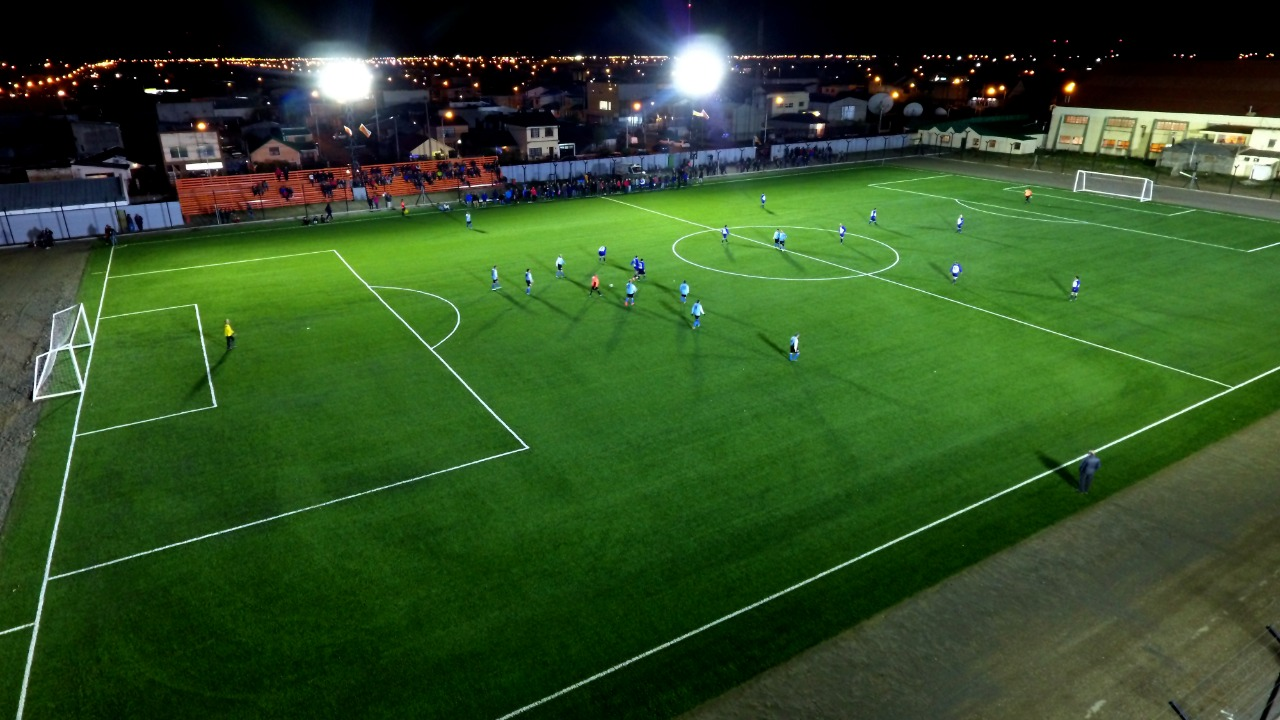
#> input picture TP8/cancha2.jpg, 1280 x 720 px
$ python Practico_8.py
#> lines starting #> are read from the running program, lines starting #| are printed output that depends on the picture
import cv2
import numpy as np

mode = False
drawing = False # true if mouse is pressed
ix, iy = -1, -1 # Puntos iniciales de x e y
dx, dy = 0, 0 # Diferencia entre punto inicial y final en x e y
img = cv2.imread('cancha2.jpg', 0)
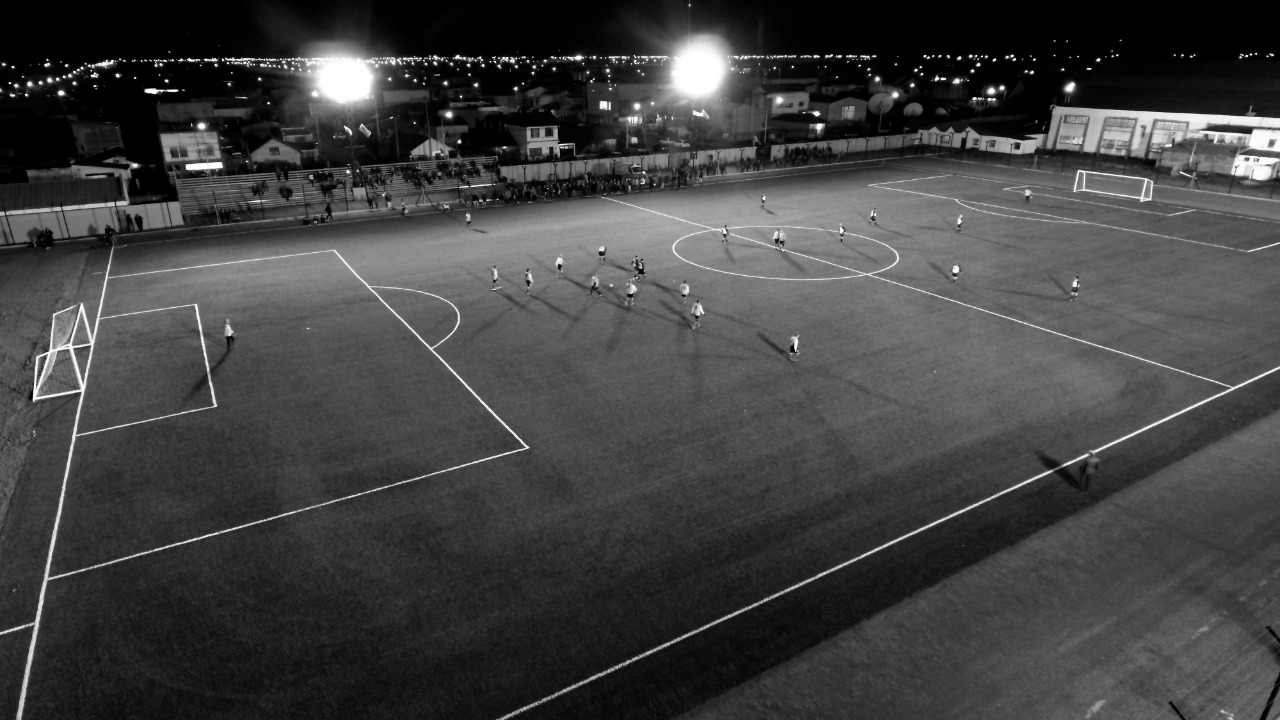
#> img: shape (720, 1280); min 0, max 255, mean 65.1
alto, ancho = img.shape[:2]
#> alto = 720; ancho = 1280
Puntos = np.float32([[0, 0], [0, 0], [0, 0], [0, 0]])
contador = 0
orden_affin = False
orden_homografia = False


# [75 lines left out: functions draw, euclidean, affine, homografia, not called in this run]

img = cv2.imread('cancha2.jpg', 0)
cv2.namedWindow('image')
cv2.setMouseCallback('image', draw)

while (1):
    cv2.imshow('image', img)
    k = cv2.waitKey(1) & 0xFF
#> (key e is pressed here)

    if ((k == ord('g')) & ((dy | dx) != 0)): # Si se aprieta g y la diferencia en x o en y es distinta de cero
                                             # para evitar se apriete g y no se haya seleccionado
                                             # una porcion de la imagen todavía, esto daría error ya que
                                             # tendriamos una matriz sin ningun elemento
        img2 = np.zeros((dy, dx), np.uint8)
        for i in range(0, dy):
            for j in range(0, dx):
                img2 [i][j] = img [iy+i][ix+j]
        cv2.imwrite('imagenrecortada.png', img2)
        break

    elif k == ord('r'):
        img = cv2.imread('cancha2.jpg',0)
        dx = 0
        dy = 0

    elif ((k == ord('e')) & ((dy | dx) != 0)):
        img2 = np.zeros((dy, dx), np.uint8)
        for i in range(0, dy):
            for j in range(0, dx):
                img2 [i][j] = img [iy+i][ix+j]

        angulo = int(input('Ingrese el ángulo: '))
        traslacionx = int(input('Ingrese la traslacion en x: '))
        traslaciony = int(input('Ingrese la traslacion en y: '))
        tranf = euclidean(img2, angulo, traslacionx, traslaciony)
        cv2.imwrite('imageneuclideada.png', tranf)
        break

    elif ((k == ord('s')) & ((dy | dx) != 0)):
        img2 = np.zeros((dy, dx), np.uint8)
        for i in range(0, dy):
            for j in range(0, dx):
                img2 [i][j] = img [iy+i][ix+j]

        angulo = int(input('Ingrese el ángulo: '))
        traslacionx = int(input('Ingrese la traslacion en x: '))
        traslaciony = int(input('Ingrese la traslacion en y: '))
        s = float(input('Ingrese el escalado de la imagen: '))
        tranf = euclidean(img2, angulo, traslacionx, traslaciony, scale = s)
        cv2.imwrite('imagensimil.png', tranf)
        break

    elif k == ord('a'):

        mode = True
        orden_affin = True
        Puntos = np.float32([[0, 0], [0, 0], [0, 0], [0, 0]])
        contador = 0

    if ((contador > 2) & (orden_affin == True)):

        orden_affin = False
        print('ya estan los 3 valores')
        PD3 = Puntos[:3, :3]
        print('PD3 =', PD3)
        img = cv2.imread('cancha2.jpg', 0) # Para que no queden 3 puntos en la imagen

        img_fuente = cv2.imread('PS5.png', 0) # Imagen a pegar(fuente_source)
        cv2.imshow('imagen fuente', img_fuente)
        alto_fuente, ancho_fuente = img_fuente.shape[:2]
        PF3 = np.float32([[0, 0], [ancho_fuente - 1, 0], [ancho_fuente - 1, alto_fuente - 1]]) # Puntos de vertice de imagen fuente a pegar
                                                                                               # Sup_Izq, Sup_Der e Inf_Der
        print('PF3 =', PF3)
        img_fuente_afin = affine(PF3, PD3, img_fuente, (ancho, alto))
        cv2.imshow('imagen fuente afin', img_fuente_afin)
        thr = 1
        ret, mask = cv2.threshold(img_fuente_afin, thr, 255, cv2.THRESH_BINARY_INV)
        imgdest_hueco = cv2.bitwise_and(img, img, mask = mask) # A la imagen destino deja en color negro(valor 0)
                                                               # la parte donde se va a incrustar la imagen fuente
        cv2.imshow('imagen hueco', imgdest_hueco)
        cv2.imshow('mascara', mask)
        imgfinal = cv2.add(imgdest_hueco, img_fuente_afin)     # Suma de ambas imagenes
        cv2.imshow('imagen incrustada', imgfinal)
        mode = False

    elif k == ord('h'):
        mode = True
        orden_homografia = True
        Puntos = np.float32([[0, 0], [0, 0], [0, 0], [0, 0]])
        contador = 0


    if ((contador > 3) & (orden_homografia == True)):

        orden_homografia = False
        print('ya estan los 4 valores')
        PF4 = Puntos          # 4 Puntos Fuente seleccionados en la imagen, que van a ir a una nueva imagen destino
        print('PF4 =', PF4)
        img = cv2.imread('cancha2.jpg', 0) # Para que no queden 4 puntos en la imagen

        sizex = int(input('Ingrese el tamaño de la imagen rectificada en x:'))
        sizey = int(input('Ingrese el tamaño de la imagen rectificada en y:'))
        PD4 = np.float32([[0, 0], [sizex-1, 0], [sizex-1, sizey-1], [0, sizey-1]])

        #PD4 = np.float32([[100, 100], [sizex-100, 100], [sizex-100, sizey-100], [100, sizey-100]])
        # La linea anterior fue para probar que: si se rectifica la parte de la imagen seleccionada
        # con tamaño menor al de la imagen de salida, lo que sobra en la imagen de salida lo completa
        # con los pixeles alrededor de la porcion seleccionada de la imagen original, y esto tambien
        # estará rectificada.
        # Por lo tanto para rectificar toda una imagen hay 2 opciones
        # 1) Se elige un tamaño de salida mucho mayor
        # 2) Se elige el mismo tamaño de salida que la imagen a rectificar
        #    pero la parte de la imagen elegida se debe localizar en la img rectificada
        #    en un espacio igual o menor en pixeles de los que ocupa en la img original
        # Pero si dejo los puntos origen igual a los destinos y le doy el mismo tamaño
        # nunca se aplica la transformación. Para rectificar los puntos destino, estos deberian
        # estar sobre la misma fila de pixeles el 1er punto con el 2do, mientras que el 2do con el 3er
        # en la misma columna y el 3er con el 4to en la misma fila mas abajo y el 4to con el 1er en la misma columna.


        print('PD4 =', PD4)

        img_rect = homografia(img, PF4, PD4, (sizex, sizey))
        cv2.imshow('Imagen Rectificada', img_rect)

        mode = False

    elif k == ord('q'):
        break

cv2.destroyAllWindows()
